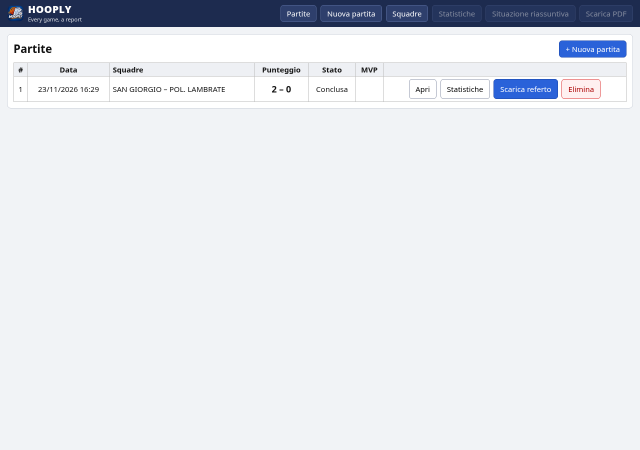
#> input picture 01_elenco_partite.png, 1280 x 900 px (shown at 1/2 size)
$ python make_icons.py ../01_elenco_partite.png
#> lines starting #> are read from the running program, lines starting #| are printed output that depends on the picture
"""Genera le icone HOOPLY da un PNG sorgente: python tools/make_icons.py percorso/icona.png  (richiede Pillow)
Senza argomento crea un'icona segnaposto (quadrato blu con 'H')."""
import os, sys
from PIL import Image, ImageDraw, ImageFont
OUT = os.path.join(os.path.dirname(os.path.abspath(__file__)), "..", "static")
os.makedirs(OUT, exist_ok=True)
if len(sys.argv) > 1: src = Image.open(sys.argv[1]).convert("RGBA")
else:
    src = Image.new("RGBA", (1024, 1024), (27, 35, 64, 255)); d = ImageDraw.Draw(src)
    d.ellipse((152, 152, 872, 872), fill=(245, 150, 30, 255)); d.arc((152, 152, 872, 872), 0, 360, fill=(30, 20, 10, 255), width=22)
    d.line((512, 152, 512, 872), fill=(30, 20, 10, 255), width=22); d.line((152, 512, 872, 512), fill=(30, 20, 10, 255), width=22)
w, h = src.size; side = min(w, h); src = src.crop(((w - side) // 2, (h - side) // 2, (w + side) // 2, (h + side) // 2))   # quadrata al centro
#> after `w, h = src.size`: w = 1280; h = 900
#> after `side = min(w, h)`: side = 900
#> after `src = src.crop(((w - side) // 2, (h - side) // 2, (w + side) // 2, (h `:
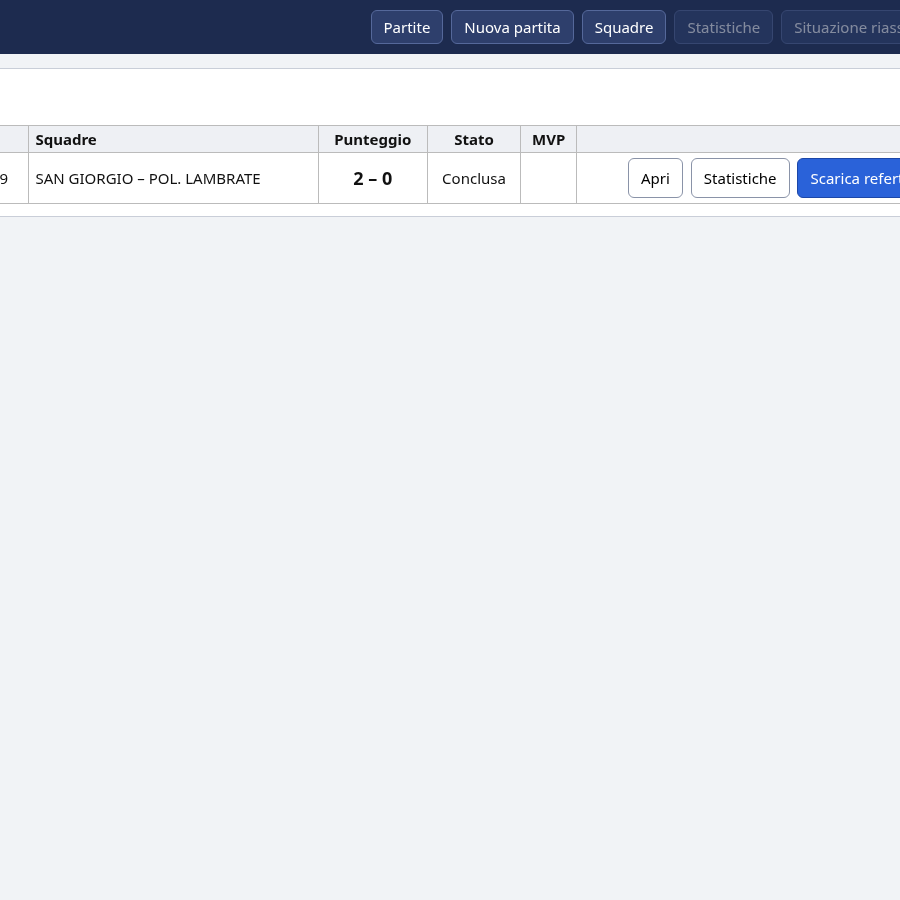
#> src: PIL image 900x900 RGBA; mean R, G, B, A 228.5, 231.3, 236.6, 255
src.save(os.path.join(OUT, "hooply-original.png"), optimize=True)
for name, px in (("favicon-32.png", 32), ("favicon-64.png", 64), ("apple-touch-icon.png", 180), ("icon-192.png", 192), ("icon-512.png", 512), ("logo-48.png", 96)):
    src.resize((px, px), Image.LANCZOS).save(os.path.join(OUT, name), optimize=True)
#> this loop made 6 passes
#> pass 1, `src.resize((px, px), Image.LANCZOS).save(os.path.join(OUT, name), opti..`:
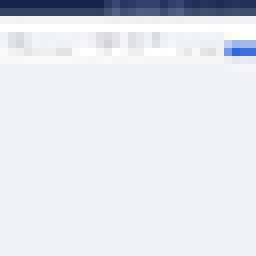
#> saved as favicon-32.png: PIL image 32x32 RGBA (shown 8 times larger); mean R, G, B, A 228.4, 231.1, 236.5, 255
#> pass 2, `src.resize((px, px), Image.LANCZOS).save(os.path.join(OUT, name), opti..`:
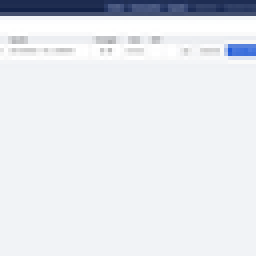
#> saved as favicon-64.png: PIL image 64x64 RGBA (shown 4 times larger); mean R, G, B, A 228.5, 231.2, 236.5, 255
src.resize((64, 64), Image.LANCZOS).save(os.path.join(OUT, "favicon.ico"), sizes=[(16, 16), (32, 32), (48, 48), (64, 64)])
print("icone create in", os.path.abspath(OUT))
#| icone create in static

$ run again, on 03_wizard_squadra_B_capitano.png
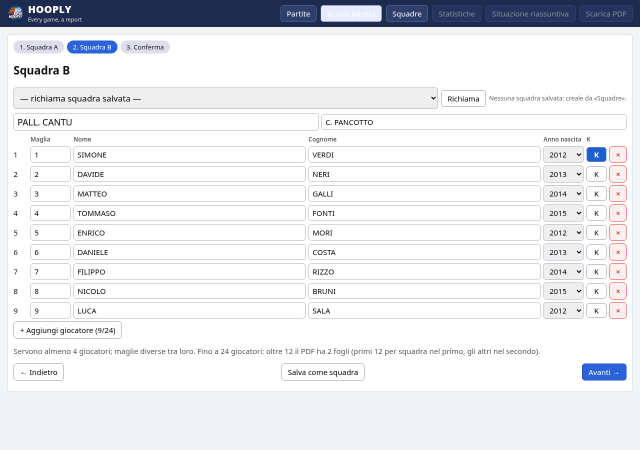
#> input picture 03_wizard_squadra_B_capitano.png, 1280 x 900 px (shown at 1/2 size)
#> `src = src.crop(((w - side) // 2, (h - side) // 2, (w + side) // 2, (h `:
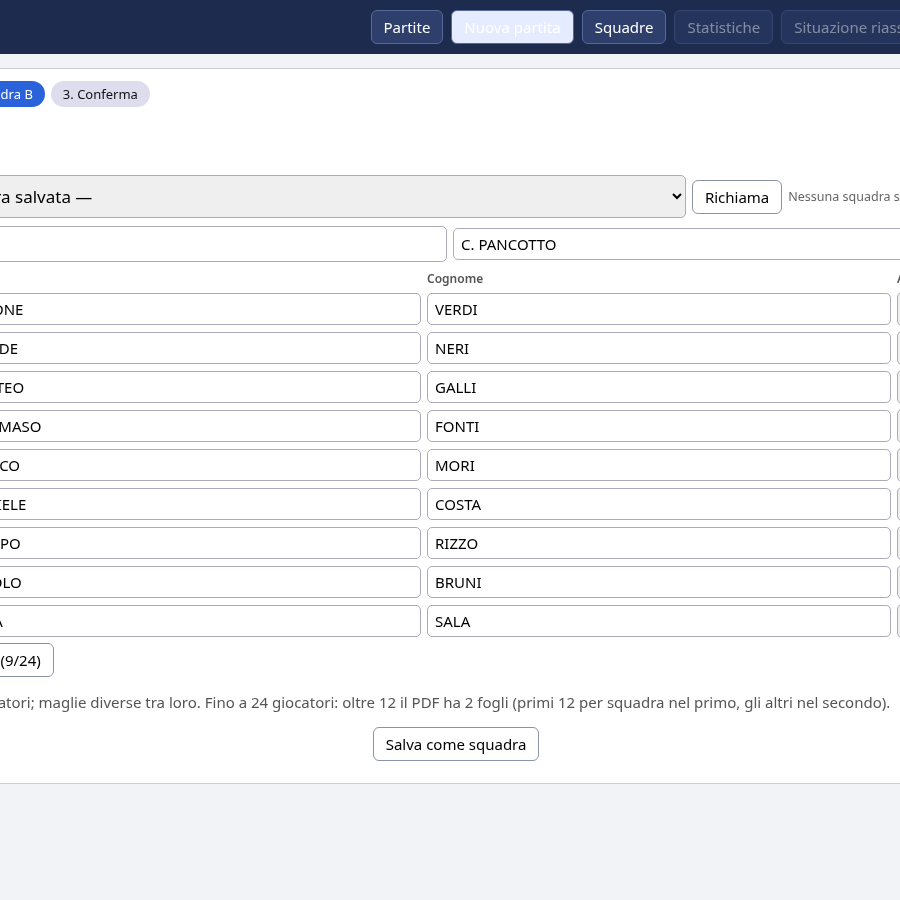
#> src: PIL image 900x900 RGBA; mean R, G, B, A 235.9, 237.1, 240.3, 255
#> the loop `for name, px in (("favicon-32.png", 32), ("favicon-64.png", 64), ("app..` made 6 passes
#> pass 2, `src.resize((px, px), Image.LANCZOS).save(os.path.join(OUT, name), opti..`:
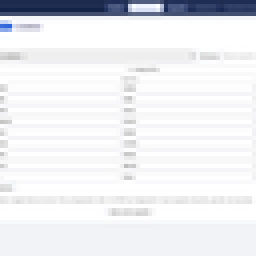
#> saved as favicon-64.png: PIL image 64x64 RGBA (shown 4 times larger); mean R, G, B, A 235.5, 236.7, 240, 255
#| icone create in static

$ run again, on 04_wizard_conferma.png
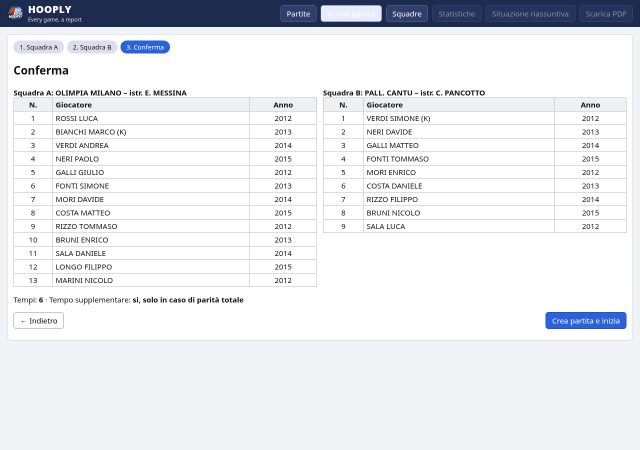
#> input picture 04_wizard_conferma.png, 1280 x 900 px (shown at 1/2 size)
#> `src = src.crop(((w - side) // 2, (h - side) // 2, (w + side) // 2, (h `:
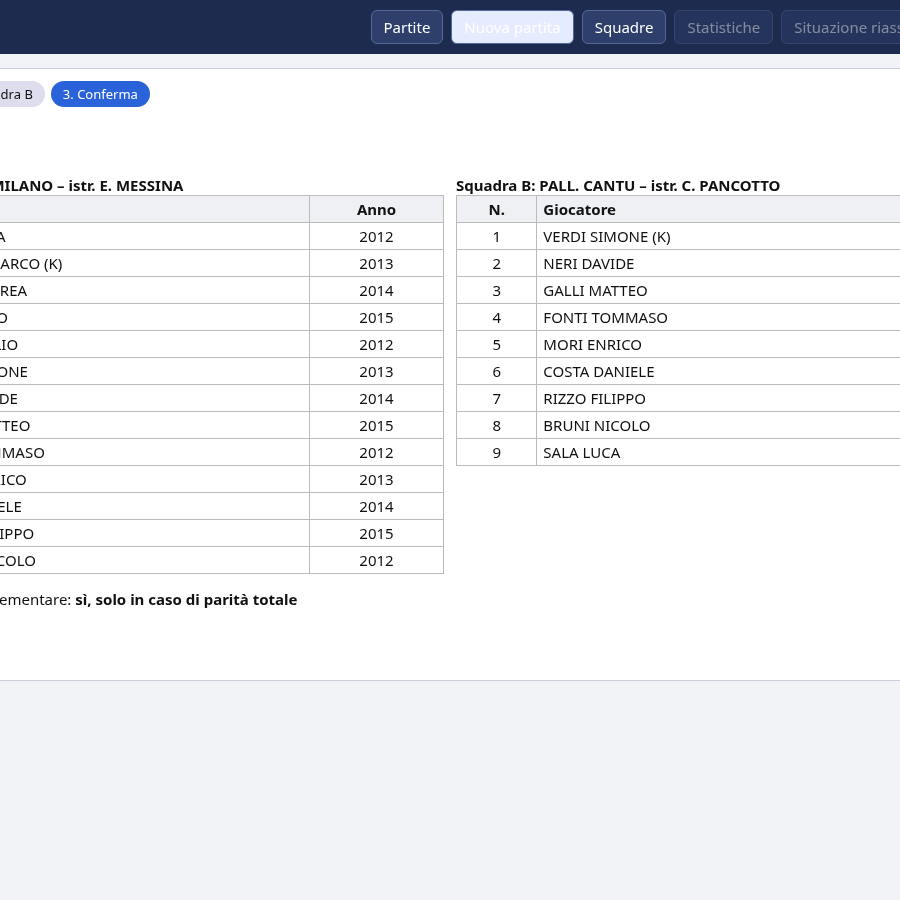
#> src: PIL image 900x900 RGBA; mean R, G, B, A 234.1, 235.7, 239.1, 255
#> the loop `for name, px in (("favicon-32.png", 32), ("favicon-64.png", 64), ("app..` made 6 passes
#> pass 2, `src.resize((px, px), Image.LANCZOS).save(os.path.join(OUT, name), opti..`:
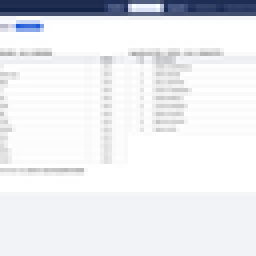
#> saved as favicon-64.png: PIL image 64x64 RGBA (shown 4 times larger); mean R, G, B, A 233.9, 235.5, 238.9, 255
#| icone create in static

$ run again, on 05_scelta_giocatori_1_tempo.png
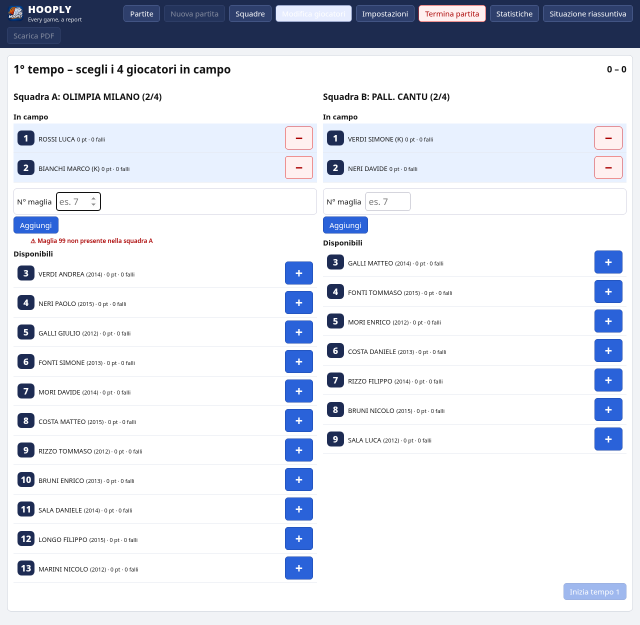
#> input picture 05_scelta_giocatori_1_tempo.png, 1280 x 1249 px (shown at 1/2 size)
#> `src = src.crop(((w - side) // 2, (h - side) // 2, (w + side) // 2, (h `:
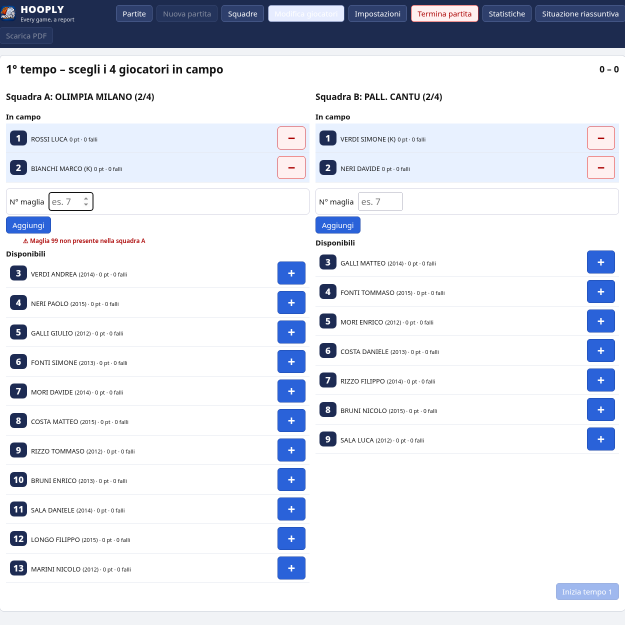
#> src: PIL image 1249x1249 RGBA (shown at 1/2 size); mean R, G, B, A 224.2, 227.6, 236, 255
#> the loop `for name, px in (("favicon-32.png", 32), ("favicon-64.png", 64), ("app..` made 6 passes
#> pass 2, `src.resize((px, px), Image.LANCZOS).save(os.path.join(OUT, name), opti..`:
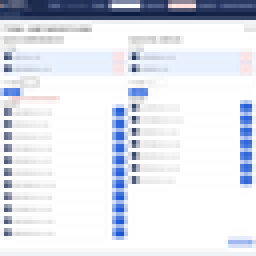
#> saved as favicon-64.png: PIL image 64x64 RGBA (shown 4 times larger); mean R, G, B, A 223.4, 226.9, 235.4, 255
#| icone create in static
